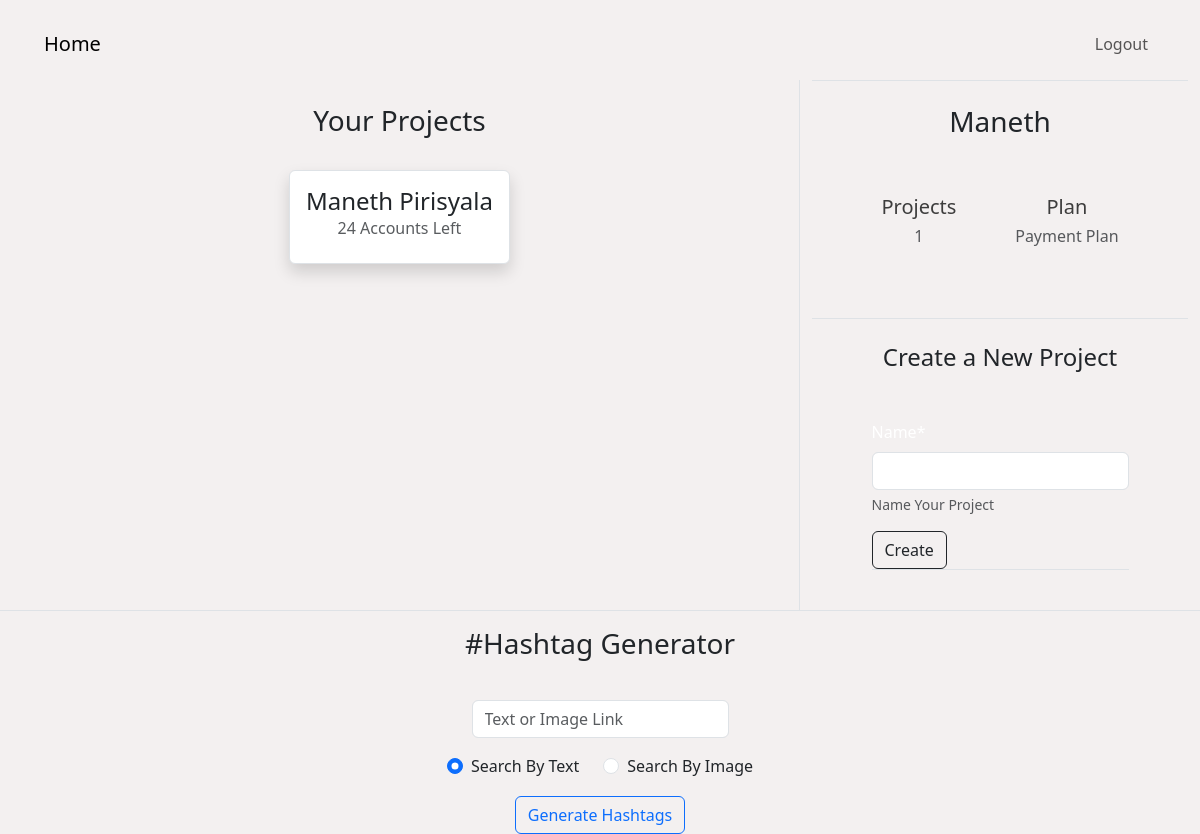
Page / (signed in) on the earlier database version.
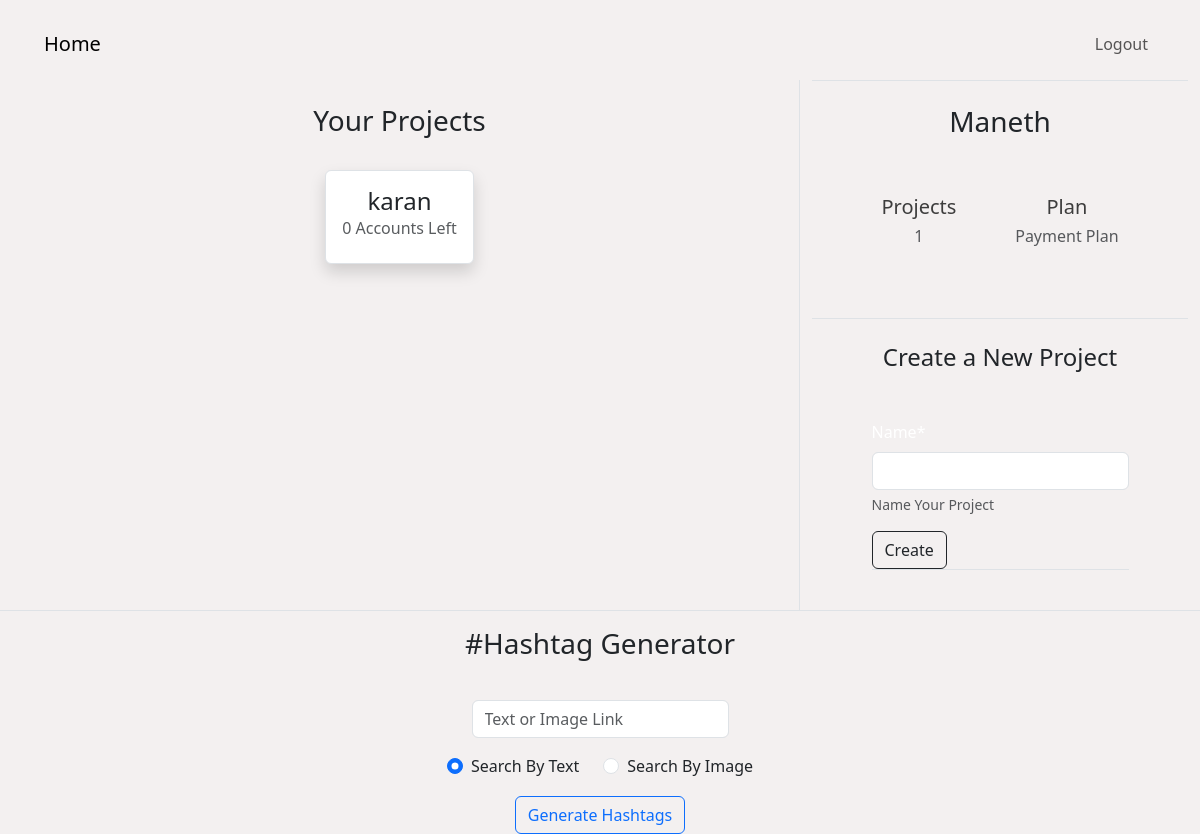
Same page on the later database version.
### projects/models.py (models this page shows)
class Project(models.Model):
    id = models.CharField(max_length=20, primary_key=True, default=idgen)
    name = models.CharField(max_length=50)
    cDate = models.DateTimeField(default=timezone.now)
    user = models.ForeignKey(User, on_delete=models.CASCADE)
    size = models.IntegerField(default=25)
    def __str__(self):
        return self.name

### projects/views.py (the view, shortened to what this page needs)
# urls.py: path('', index, name='index'),
def index(request):
    if request.user.is_authenticated:
        userId = request.user.username
        hashtags = ""
        user = User.objects.filter(username=userId).first()
        return render(request, "projects/index.html", {
            "user": user,
            "projects":  user.project_set.all(),
            "form": NewProject,
            "hashtags": hashtags
        })
    else:
        return redirect('login')

### projects/models.py (called while the page is built)
def idgen():
    return int_to_base36(uuid.uuid4().int)[:20]

### projects/templates/projects/index.html (shortened to what the changed rows need)
{% extends "projects/base.html" %}
{% load bootstrap5 %}
{% load static %}
{% load crispy_forms_tags %}
{% block head %}
    <link rel="stylesheet" href="{% static 'projects/index.css' %}">
{% endblock %}
{% block content %}
    <div class="container-fluid">
        <div class="row border-bottom">
            <div class="col-md-8 col-sm-12 border-end">
                <div class="container-fluid">
                    <div class="row row-cols-auto">
                        {% if projects %}
                        {% for project in projects %}
                            <div class="col my-2 mx-auto">
                                <div class="card shadow border rounded">
                                    <div class="card-body">
                                        <h4 class="card-title text-center">
                                            {{ project }}
                                        </h4>
                                        <h6 class="card-subtitle text-muted mb-2 text-center">
                                            {{ project.size }} Accounts Left
                                        </h6>
                                    </div>
                                </div>
                            </div>
                        {% endfor %}
                        {% endif %}
                    </div>
                </div>
            </div>
        </div>
    </div>
{% endblock content %}

Differences in the rows shown:
removed Project: name "Maneth Pirisyala", size "24"
added Project: name "karan", size "0"
